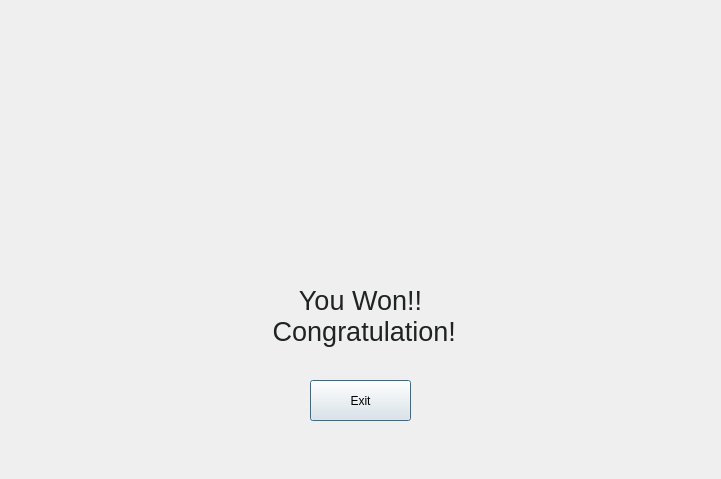
<?xml version="1.0" encoding="UTF-8"?>
<ui version="4.0">
 <class>WinningDialog</class>
 <widget class="QDialog" name="WinningDialog">
  <property name="geometry">
   <rect>
    <x>0</x>
    <y>0</y>
    <width>721</width>
    <height>479</height>
   </rect>
  </property>
  <property name="windowTitle">
   <string>Good Job!.</string>
  </property>
  <property name="windowIcon">
   <iconset>
    <normaloff>../../images/-1467997739.jpg.[t=1093818622,m=5].jpg</normaloff>../../images/-1467997739.jpg.[t=1093818622,m=5].jpg</iconset>
  </property>
  <property name="autoFillBackground">
   <bool>true</bool>
  </property>
  <property name="sizeGripEnabled">
   <bool>false</bool>
  </property>
  <widget class="QLabel" name="label">
   <property name="geometry">
    <rect>
     <x>0</x>
     <y>0</y>
     <width>721</width>
     <height>481</height>
    </rect>
   </property>
   <property name="styleSheet">
    <string notr="true">border-image: url(:/Agents/dragon.jpg);
</string>
   </property>
   <property name="text">
    <string/>
   </property>
  </widget>
  <widget class="QLabel" name="label_2">
   <property name="geometry">
    <rect>
     <x>100</x>
     <y>260</y>
     <width>521</width>
     <height>111</height>
    </rect>
   </property>
   <property name="font">
    <font>
     <pointsize>20</pointsize>
    </font>
   </property>
   <property name="styleSheet">
    <string notr="true">color: rgb(31, 35, 34)
</string>
   </property>
   <property name="text">
    <string>You Won!! 
 Congratulation!</string>
   </property>
   <property name="alignment">
    <set>Qt::AlignCenter</set>
   </property>
  </widget>
  <widget class="QPushButton" name="Exit">
   <property name="geometry">
    <rect>
     <x>310</x>
     <y>380</y>
     <width>101</width>
     <height>41</height>
    </rect>
   </property>
   <property name="text">
    <string>Exit</string>
   </property>
  </widget>
 </widget>
 <resources/>
 <connections/>
</ui>
